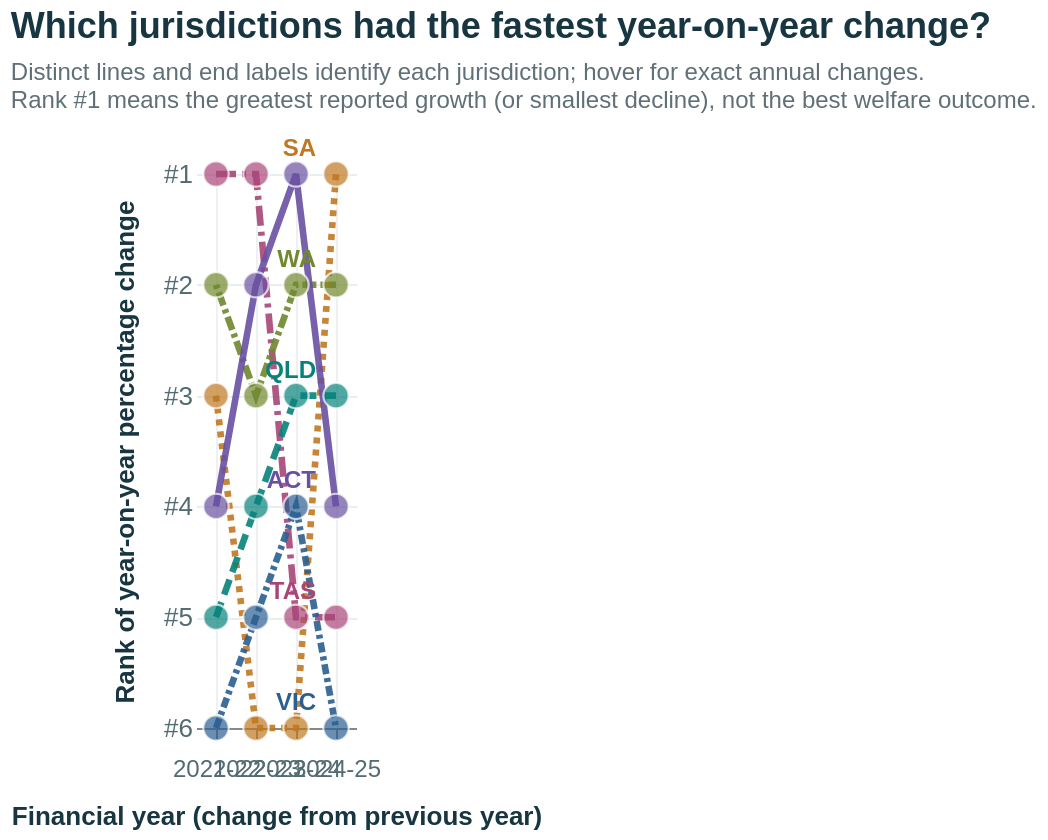

Vega-Lite specification stored for this chart:
### Vega-Lite specification from a JSON file in a GitHub repository (floating-point values rounded to 4 significant figures)
{"$schema": "https://vega.github.io/schema/vega-lite/v5.json", "description": "Bump chart ranking year-on-year percentage change in reported RSPCA caseloads within six selected jurisdictions, 2021-22 to 2024-25. The most recent first-place jurisdiction is labelled directly.", "width": "container", "height": 420, "background": "#ffffff", "autosize": {"type": "fit-x", "contains": "padding", "resize": true}, "title": {"text": "Which jurisdictions had the fastest year-on-year change?", "subtitle": ["Distinct lines and end labels identify each jurisdiction; hover for exact annual changes.", "Rank #1 means the greatest reported growth (or smallest decline), not the best welfare outcome."], "anchor": "start", "font": "Helvetica, Arial, sans-serif", "subtitleFont": "Helvetica, Arial, sans-serif", "fontSize": 18, "subtitleFontSize": 12, "subtitlePadding": 8, "offset": 12}, "data": {"values": [{"metric": "Dogs + cats", "financial_year": "2021-22", "year_order": 1, "state": "TAS", "state_name": "Tasmania", "rank": 1, "current_count": 1483, "previous_count": 1080, "change_pct": 37.31}, {"metric": "Dogs + cats", "financial_year": "2021-22", "year_order": 1, "state": "WA", "state_name": "Western Australia", "rank": 2, "current_count": 1721, "previous_count": 1444, "change_pct": 19.18}, {"metric": "Dogs + cats", "financial_year": "2021-22", "year_order": 1, "state": "SA", "state_name": "South Australia", "rank": 3, "current_count": 8479, "previous_count": 7508, "change_pct": 12.93}, {"metric": "Dogs + cats", "financial_year": "2021-22", "year_order": 1, "state": "ACT", "state_name": "ACT", "rank": 4, "current_count": 2101, "previous_count": 2383, "change_pct": -11.83}, {"metric": "Dogs + cats", "financial_year": "2021-22", "year_order": 1, "state": "QLD", "state_name": "Queensland", "rank": 5, "current_count": 15992, "previous_count": 18407, "change_pct": -13.12}, {"metric": "Dogs + cats", "financial_year": "2021-22", "year_order": 1, "state": "VIC", "state_name": "Victoria", "rank": 6, "current_count": 10377, "previous_count": 13000, "change_pct": -20.18}, {"metric": "Dogs + cats", "financial_year": "2022-23", "year_order": 2, "state": "TAS", "state_name": "Tasmania", "rank": 1, "current_count": 1714, "previous_count": 1483, "change_pct": 15.58}, {"metric": "Dogs + cats", "financial_year": "2022-23", "year_order": 2, "state": "ACT", "state_name": "ACT", "rank": 2, "current_count": 2395, "previous_count": 2101, "change_pct": 13.99}, {"metric": "Dogs + cats", "financial_year": "2022-23", "year_order": 2, "state": "WA", "state_name": "Western Australia", "rank": 3, "current_count": 1866, "previous_count": 1721, "change_pct": 8.425}, {"metric": "Dogs + cats", "financial_year": "2022-23", "year_order": 2, "state": "QLD", "state_name": "Queensland", "rank": 4, "current_count": 15691, "previous_count": 15992, "change_pct": -1.882}, {"metric": "Dogs + cats", "financial_year": "2022-23", "year_order": 2, "state": "VIC", "state_name": "Victoria", "rank": 5, "current_count": 9865, "previous_count": 10377, "change_pct": -4.934}, {"metric": "Dogs + cats", "financial_year": "2022-23", "year_order": 2, "state": "SA", "state_name": "South Australia", "rank": 6, "current_count": 8033, "previous_count": 8479, "change_pct": -5.26}, {"metric": "Dogs + cats", "financial_year": "2023-24", "year_order": 3, "state": "ACT", "state_name": "ACT", "rank": 1, "current_count": 2741, "previous_count": 2395, "change_pct": 14.45}, {"metric": "Dogs + cats", "financial_year": "2023-24", "year_order": 3, "state": "WA", "state_name": "Western Australia", "rank": 2, "current_count": 1821, "previous_count": 1866, "change_pct": -2.412}, {"metric": "Dogs + cats", "financial_year": "2023-24", "year_order": 3, "state": "QLD", "state_name": "Queensland", "rank": 3, "current_count": 14181, "previous_count": 15691, "change_pct": -9.623}, {"metric": "Dogs + cats", "financial_year": "2023-24", "year_order": 3, "state": "VIC", "state_name": "Victoria", "rank": 4, "current_count": 7161, "previous_count": 9865, "change_pct": -27.41}, {"metric": "Dogs + cats", "financial_year": "2023-24", "year_order": 3, "state": "TAS", "state_name": "Tasmania", "rank": 5, "current_count": 1193, "previous_count": 1714, "change_pct": -30.4}, {"metric": "Dogs + cats", "financial_year": "2023-24", "year_order": 3, "state": "SA", "state_name": "South Australia", "rank": 6, "current_count": 4847, "previous_count": 8033, "change_pct": -39.66}, {"metric": "Dogs + cats", "financial_year": "2024-25", "year_order": 4, "state": "SA", "state_name": "South Australia", "rank": 1, "current_count": 5318, "previous_count": 4847, "change_pct": 9.717}, {"metric": "Dogs + cats", "financial_year": "2024-25", "year_order": 4, "state": "WA", "state_name": "Western Australia", "rank": 2, "current_count": 1895, "previous_count": 1821, "change_pct": 4.064}, {"metric": "Dogs + cats", "financial_year": "2024-25", "year_order": 4, "state": "QLD", "state_name": "Queensland", "rank": 3, "current_count": 14420, "previous_count": 14181, "change_pct": 1.685}, {"metric": "Dogs + cats", "financial_year": "2024-25", "year_order": 4, "state": "ACT", "state_name": "ACT", "rank": 4, "current_count": 2530, "previous_count": 2741, "change_pct": -7.698}, {"metric": "Dogs + cats", "financial_year": "2024-25", "year_order": 4, "state": "TAS", "state_name": "Tasmania", "rank": 5, "current_count": 1079, "previous_count": 1193, "change_pct": -9.556}, {"metric": "Dogs + cats", "financial_year": "2024-25", "year_order": 4, "state": "VIC", "state_name": "Victoria", "rank": 6, "current_count": 5845, "previous_count": 7161, "change_pct": -18.38}, {"metric": "Dogs", "financial_year": "2021-22", "year_order": 1, "state": "WA", "state_name": "Western Australia", "rank": 1, "current_count": 823, "previous_count": 718, "change_pct": 14.62}, {"metric": "Dogs", "financial_year": "2021-22", "year_order": 1, "state": "TAS", "state_name": "Tasmania", "rank": 2, "current_count": 118, "previous_count": 109, "change_pct": 8.257}, {"metric": "Dogs", "financial_year": "2021-22", "year_order": 1, "state": "SA", "state_name": "South Australia", "rank": 3, "current_count": 2242, "previous_count": 2257, "change_pct": -0.6646}, {"metric": "Dogs", "financial_year": "2021-22", "year_order": 1, "state": "ACT", "state_name": "ACT", "rank": 4, "current_count": 600, "previous_count": 617, "change_pct": -2.755}, {"metric": "Dogs", "financial_year": "2021-22", "year_order": 1, "state": "VIC", "state_name": "Victoria", "rank": 5, "current_count": 3547, "previous_count": 3909, "change_pct": -9.261}, {"metric": "Dogs", "financial_year": "2021-22", "year_order": 1, "state": "QLD", "state_name": "Queensland", "rank": 6, "current_count": 6359, "previous_count": 7424, "change_pct": -14.35}, {"metric": "Dogs", "financial_year": "2022-23", "year_order": 2, "state": "TAS", "state_name": "Tasmania", "rank": 1, "current_count": 162, "previous_count": 118, "change_pct": 37.29}, {"metric": "Dogs", "financial_year": "2022-23", "year_order": 2, "state": "WA", "state_name": "Western Australia", "rank": 2, "current_count": 898, "previous_count": 823, "change_pct": 9.113}, {"metric": "Dogs", "financial_year": "2022-23", "year_order": 2, "state": "SA", "state_name": "South Australia", "rank": 3, "current_count": 2396, "previous_count": 2242, "change_pct": 6.869}, {"metric": "Dogs", "financial_year": "2022-23", "year_order": 2, "state": "ACT", "state_name": "ACT", "rank": 4, "current_count": 641, "previous_count": 600, "change_pct": 6.833}, {"metric": "Dogs", "financial_year": "2022-23", "year_order": 2, "state": "QLD", "state_name": "Queensland", "rank": 5, "current_count": 6637, "previous_count": 6359, "change_pct": 4.372}, {"metric": "Dogs", "financial_year": "2022-23", "year_order": 2, "state": "VIC", "state_name": "Victoria", "rank": 6, "current_count": 3283, "previous_count": 3547, "change_pct": -7.443}, {"metric": "Dogs", "financial_year": "2023-24", "year_order": 3, "state": "ACT", "state_name": "ACT", "rank": 1, "current_count": 676, "previous_count": 641, "change_pct": 5.46}, {"metric": "Dogs", "financial_year": "2023-24", "year_order": 3, "state": "WA", "state_name": "Western Australia", "rank": 2, "current_count": 903, "previous_count": 898, "change_pct": 0.5568}, {"metric": "Dogs", "financial_year": "2023-24", "year_order": 3, "state": "QLD", "state_name": "Queensland", "rank": 3, "current_count": 6531, "previous_count": 6637, "change_pct": -1.597}, {"metric": "Dogs", "financial_year": "2023-24", "year_order": 3, "state": "TAS", "state_name": "Tasmania", "rank": 4, "current_count": 130, "previous_count": 162, "change_pct": -19.75}, {"metric": "Dogs", "financial_year": "2023-24", "year_order": 3, "state": "VIC", "state_name": "Victoria", "rank": 5, "current_count": 2550, "previous_count": 3283, "change_pct": -22.33}, {"metric": "Dogs", "financial_year": "2023-24", "year_order": 3, "state": "SA", "state_name": "South Australia", "rank": 6, "current_count": 1814, "previous_count": 2396, "change_pct": -24.29}, {"metric": "Dogs", "financial_year": "2024-25", "year_order": 4, "state": "TAS", "state_name": "Tasmania", "rank": 1, "current_count": 379, "previous_count": 130, "change_pct": 191.5}, {"metric": "Dogs", "financial_year": "2024-25", "year_order": 4, "state": "SA", "state_name": "South Australia", "rank": 2, "current_count": 1963, "previous_count": 1814, "change_pct": 8.214}, {"metric": "Dogs", "financial_year": "2024-25", "year_order": 4, "state": "WA", "state_name": "Western Australia", "rank": 3, "current_count": 975, "previous_count": 903, "change_pct": 7.973}, {"metric": "Dogs", "financial_year": "2024-25", "year_order": 4, "state": "QLD", "state_name": "Queensland", "rank": 4, "current_count": 6401, "previous_count": 6531, "change_pct": -1.99}, {"metric": "Dogs", "financial_year": "2024-25", "year_order": 4, "state": "ACT", "state_name": "ACT", "rank": 5, "current_count": 595, "previous_count": 676, "change_pct": -11.98}, {"metric": "Dogs", "financial_year": "2024-25", "year_order": 4, "state": "VIC", "state_name": "Victoria", "rank": 6, "current_count": 2015, "previous_count": 2550, "change_pct": -20.98}, {"metric": "Cats", "financial_year": "2021-22", "year_order": 1, "state": "TAS", "state_name": "Tasmania", "rank": 1, "current_count": 1365, "previous_count": 971, "change_pct": 40.58}, {"metric": "Cats", "financial_year": "2021-22", "year_order": 1, "state": "WA", "state_name": "Western Australia", "rank": 2, "current_count": 898, "previous_count": 726, "change_pct": 23.69}, {"metric": "Cats", "financial_year": "2021-22", "year_order": 1, "state": "SA", "state_name": "South Australia", "rank": 3, "current_count": 6237, "previous_count": 5251, "change_pct": 18.78}, {"metric": "Cats", "financial_year": "2021-22", "year_order": 1, "state": "QLD", "state_name": "Queensland", "rank": 4, "current_count": 9633, "previous_count": 10983, "change_pct": -12.29}, {"metric": "Cats", "financial_year": "2021-22", "year_order": 1, "state": "ACT", "state_name": "ACT", "rank": 5, "current_count": 1501, "previous_count": 1766, "change_pct": -15.01}, {"metric": "Cats", "financial_year": "2021-22", "year_order": 1, "state": "VIC", "state_name": "Victoria", "rank": 6, "current_count": 6830, "previous_count": 9091, "change_pct": -24.87}, {"metric": "Cats", "financial_year": "2022-23", "year_order": 2, "state": "ACT", "state_name": "ACT", "rank": 1, "current_count": 1754, "previous_count": 1501, "change_pct": 16.86}, {"metric": "Cats", "financial_year": "2022-23", "year_order": 2, "state": "TAS", "state_name": "Tasmania", "rank": 2, "current_count": 1552, "previous_count": 1365, "change_pct": 13.7}, {"metric": "Cats", "financial_year": "2022-23", "year_order": 2, "state": "WA", "state_name": "Western Australia", "rank": 3, "current_count": 968, "previous_count": 898, "change_pct": 7.795}, {"metric": "Cats", "financial_year": "2022-23", "year_order": 2, "state": "VIC", "state_name": "Victoria", "rank": 4, "current_count": 6582, "previous_count": 6830, "change_pct": -3.631}, {"metric": "Cats", "financial_year": "2022-23", "year_order": 2, "state": "QLD", "state_name": "Queensland", "rank": 5, "current_count": 9054, "previous_count": 9633, "change_pct": -6.011}, {"metric": "Cats", "financial_year": "2022-23", "year_order": 2, "state": "SA", "state_name": "South Australia", "rank": 6, "current_count": 5637, "previous_count": 6237, "change_pct": -9.62}, {"metric": "Cats", "financial_year": "2023-24", "year_order": 3, "state": "ACT", "state_name": "ACT", "rank": 1, "current_count": 2065, "previous_count": 1754, "change_pct": 17.73}, {"metric": "Cats", "financial_year": "2023-24", "year_order": 3, "state": "WA", "state_name": "Western Australia", "rank": 2, "current_count": 918, "previous_count": 968, "change_pct": -5.165}, {"metric": "Cats", "financial_year": "2023-24", "year_order": 3, "state": "QLD", "state_name": "Queensland", "rank": 3, "current_count": 7650, "previous_count": 9054, "change_pct": -15.51}, {"metric": "Cats", "financial_year": "2023-24", "year_order": 3, "state": "VIC", "state_name": "Victoria", "rank": 4, "current_count": 4611, "previous_count": 6582, "change_pct": -29.95}, {"metric": "Cats", "financial_year": "2023-24", "year_order": 3, "state": "TAS", "state_name": "Tasmania", "rank": 5, "current_count": 1063, "previous_count": 1552, "change_pct": -31.51}, {"metric": "Cats", "financial_year": "2023-24", "year_order": 3, "state": "SA", "state_name": "South Australia", "rank": 6, "current_count": 3033, "previous_count": 5637, "change_pct": -46.19}, {"metric": "Cats", "financial_year": "2024-25", "year_order": 4, "state": "SA", "state_name": "South Australia", "rank": 1, "current_count": 3355, "previous_count": 3033, "change_pct": 10.62}, {"metric": "Cats", "financial_year": "2024-25", "year_order": 4, "state": "QLD", "state_name": "Queensland", "rank": 2, "current_count": 8019, "previous_count": 7650, "change_pct": 4.824}, {"metric": "Cats", "financial_year": "2024-25", "year_order": 4, "state": "WA", "state_name": "Western Australia", "rank": 3, "current_count": 920, "previous_count": 918, "change_pct": 0.2179}, {"metric": "Cats", "financial_year": "2024-25", "year_order": 4, "state": "ACT", "state_name": "ACT", "rank": 4, "current_count": 1935, "previous_count": 2065, "change_pct": -6.295}, {"metric": "Cats", "financial_year": "2024-25", "year_order": 4, "state": "VIC", "state_name": "Victoria", "rank": 5, "current_count": 3830, "previous_count": 4611, "change_pct": -16.94}, {"metric": "Cats", "financial_year": "2024-25", "year_order": 4, "state": "TAS", "state_name": "Tasmania", "rank": 6, "current_count": 700, "previous_count": 1063, "change_pct": -34.15}]}, "params": [{"name": "Chart9Metric", "value": "Dogs + cats", "bind": {"input": "select", "name": "Compare: ", "options": ["Dogs + cats", "Dogs", "Cats"], "labels": ["Dogs + cats", "Dogs", "Cats"]}}], "transform": [{"filter": "datum.metric == Chart9Metric"}], "encoding": {"x": {"field": "financial_year", "type": "ordinal", "sort": ["2021-22", "2022-23", "2023-24", "2024-25"], "title": "Financial year (change from previous year)", "axis": {"labelAngle": 0, "labelFontSize": 12, "titleFontSize": 13, "grid": true, "gridColor": "#edf1f2", "labelPadding": 10, "titlePadding": 12}}, "y": {"field": "rank", "type": "quantitative", "title": "Rank of year-on-year percentage change", "scale": {"domain": [1, 6], "reverse": true, "nice": false, "zero": false}, "axis": {"values": [1, 2, 3, 4, 5, 6], "labelExpr": "'#' + datum.value", "labelFontSize": 13, "titleFontSize": 13, "grid": true, "gridColor": "#e9edef", "domain": false, "ticks": false, "titlePadding": 12}}, "color": {"field": "state", "type": "nominal", "title": "RSPCA jurisdiction", "scale": {"domain": ["ACT", "QLD", "SA", "TAS", "VIC", "WA"], "range": ["#6950A1", "#07827A", "#C07822", "#A84677", "#2B5F91", "#71882E"]}, "legend": null}, "detail": {"field": "state", "type": "nominal"}}, "layer": [{"mark": {"type": "line", "strokeWidth": 3.3, "opacity": 0.9}, "encoding": {"order": {"field": "year_order", "type": "quantitative"}, "strokeDash": {"field": "state", "type": "nominal", "scale": {"domain": ["ACT", "QLD", "SA", "TAS", "VIC", "WA"], "range": [[1, 0], [8, 4], [3, 3], [10, 3, 2, 3], [5, 2, 2, 2], [2, 2, 7, 2]]}, "legend": null}}}, {"mark": {"type": "point", "filled": true, "size": 160, "stroke": "#ffffff", "strokeWidth": 1.1}, "encoding": {"tooltip": [{"field": "state_name", "type": "nominal", "title": "Jurisdiction"}, {"field": "metric", "type": "nominal", "title": "Animals"}, {"field": "financial_year", "type": "nominal", "title": "Financial year"}, {"field": "rank", "type": "quantitative", "title": "Growth rank"}, {"field": "change_pct", "type": "quantitative", "title": "Year-on-year change", "format": "+.1f"}, {"field": "previous_count", "type": "quantitative", "title": "Previous year count", "format": ","}, {"field": "current_count", "type": "quantitative", "title": "Current year count", "format": ","}]}}, {"transform": [{"filter": "datum.financial_year === '2024-25'"}], "mark": {"type": "text", "align": "right", "dx": -10, "dy": -13, "font": "Helvetica, Arial, sans-serif", "fontWeight": "bold", "fontSize": 12}, "encoding": {"text": {"field": "state", "type": "nominal"}, "tooltip": [{"field": "state_name", "type": "nominal", "title": "Jurisdiction"}, {"field": "change_pct", "type": "quantitative", "format": "+.1f", "title": "Year-on-year change (%)"}]}}], "config": {"font": "Helvetica, Arial, sans-serif", "view": {"stroke": null}, "axis": {"labelFont": "Helvetica, Arial, sans-serif", "titleFont": "Helvetica, Arial, sans-serif", "labelColor": "#536b73", "titleColor": "#173642"}, "legend": {"labelFont": "Helvetica, Arial, sans-serif", "titleFont": "Helvetica, Arial, sans-serif"}, "title": {"color": "#173642", "subtitleColor": "#607077", "font": "Helvetica, Arial, sans-serif", "subtitleFont": "Helvetica, Arial, sans-serif"}}}
